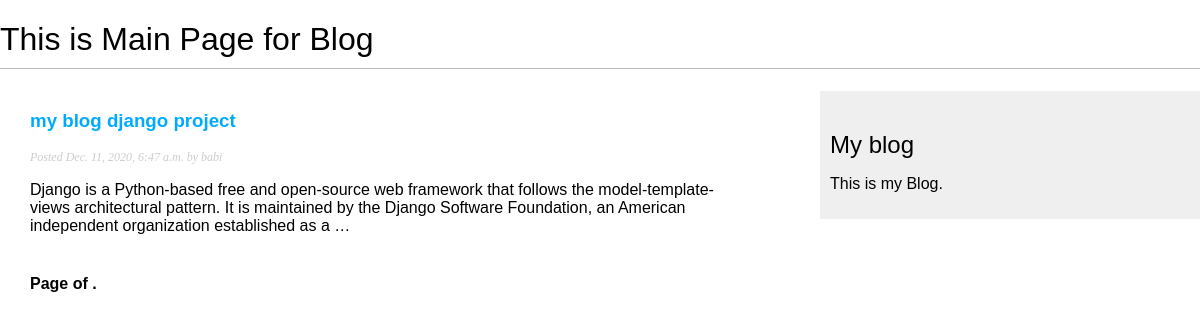
Screenshot of /blog/ with the database file from the repository.
### blog/models.py (models this page shows, shortened)
class Post(models.Model):
    STATUS_CHOICES	=	(
        ('draft',	'Draft'),
		('published',	'Published'),
		)
    title	=	models.CharField(max_length=250)
    slug	=	models.SlugField(max_length=250,unique_for_date='publish')
    author	=	models.ForeignKey(User,on_delete=models.CASCADE,related_name='blog_posts')
    body	=	models.TextField()
    publish	=	models.DateTimeField(default=timezone.now)
    created	=	models.DateTimeField(auto_now_add=True)
    updated	=	models.DateTimeField(auto_now=True)
    status	=	models.CharField(max_length=10,choices=STATUS_CHOICES,default='draft')
    objects	=	models.Manager()	#	The	default	manager.
    published	=	PublishedManager()	#	Our	custom	manager.
    class Meta:
        ordering	=	('-publish',)
    def get_absolute_url(self):
        return reverse('blog:post_detail',
                        args=[self.publish.year,
                        self.publish.month,
                        self.publish.day,
                        self.slug
                        ])

### blog/views.py (the view)
# urls.py: path('', views.post_list, name= 'post_list'),
def post_list(request):
    object_list = Post.published.all()
    paginator = Paginator(object_list, 3) # 3 posts in each page
    page = request.GET.get('page')
    try:
        posts = paginator.page(page)
    except PageNotAnInteger:
        posts = paginator.page(1)
    except EmptyPage:
        posts = paginator.page(paginator.num_pages)
    return render(request,
                  'blog/post/list.html',
                  {'page': page,
                   'posts': posts})

### blog/models.py (called while the page is built)
    def	get_queryset(self):
        return	super(PublishedManager,self).get_queryset().filter(status='published')

### blog/templates/blog/post/list.html (shortened to what this page needs)
{% extends 'blog/base.html' %}
{% block content %}
    {% for post in posts %}
        <h3>
            <a href="{{ post.get_absolute_url }}">
                {{ post.title }}
            </a>
        </h3>
        <p class="date">
            Posted {{ post.publish }} by {{ post.author }}
        </p>
        {{ post.body|truncatewords:30|linebreaks }}
    {% endfor %}
    {% include 'pagination.html' with page=poge_obj %}
{% endblock %}

### blog/static/css/styles.css (style rules this page uses)
body { margin:0; padding:0; font-family:helvetica, sans-serif; }
a { color:#00abff; text-decoration:none; }
p.date { color:#ccc; font-family: georgia, serif; font-size: 12px; font-style: italic; }

### rows the page displays
Post: title "my blog django project", publish "Dec. 11, 2020, 6:47 a.m.", author "babi", body "Django is a Python-based free and open-source web framework that follows the model-template-views architectural pattern. It is maintained by the Django Software Foundation, an American independent organization established as a …"
